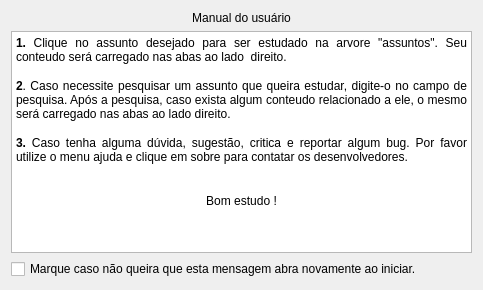
<?xml version="1.0" encoding="UTF-8"?>
<ui version="4.0">
 <class>Dialog</class>
 <widget class="QDialog" name="Dialog">
  <property name="minimumSize">
   <size>
    <width>483</width>
    <height>290</height>
   </size>
  </property>
  <property name="maximumSize">
   <size>
    <width>483</width>
    <height>290</height>
   </size>
  </property>
  <property name="windowTitle">
   <string>SATEC - Manual do usuário</string>
  </property>
  <property name="sizeGripEnabled">
   <bool>false</bool>
  </property>
  <property name="modal">
   <bool>false</bool>
  </property>
  <layout class="QGridLayout" name="gridLayout_2">
   <item row="0" column="0">
    <layout class="QGridLayout" name="gridLayout">
     <item row="0" column="0">
      <widget class="QLabel" name="label">
       <property name="text">
        <string>Manual do usuário</string>
       </property>
       <property name="alignment">
        <set>Qt::AlignCenter</set>
       </property>
      </widget>
     </item>
     <item row="1" column="0">
      <widget class="QTextBrowser" name="textBrowser">
       <property name="font">
        <font>
         <weight>75</weight>
         <italic>true</italic>
         <bold>true</bold>
        </font>
       </property>
       <property name="html">
        <string>&lt;!DOCTYPE HTML PUBLIC &quot;-//W3C//DTD HTML 4.0//EN&quot; &quot;http://www.w3.org/TR/REC-html40/strict.dtd&quot;&gt;
&lt;html&gt;&lt;head&gt;&lt;meta name=&quot;qrichtext&quot; content=&quot;1&quot; /&gt;&lt;style type=&quot;text/css&quot;&gt;
p, li { white-space: pre-wrap; }
&lt;/style&gt;&lt;/head&gt;&lt;body style=&quot; font-family:'Sans'; font-size:10pt; font-weight:600; font-style:italic;&quot;&gt;
&lt;p align=&quot;justify&quot; style=&quot; margin-top:0px; margin-bottom:0px; margin-left:0px; margin-right:0px; -qt-block-indent:0; text-indent:0px;&quot;&gt;&lt;span style=&quot; font-family:'Ubuntu'; font-size:9pt; font-style:normal;&quot;&gt;1.&lt;/span&gt;&lt;span style=&quot; font-family:'Ubuntu'; font-size:9pt; font-weight:400; font-style:normal;&quot;&gt; Clique no assunto desejado para ser estudado na arvore &amp;quot;assuntos&amp;quot;. Seu conteudo será carregado nas abas ao lado  direito.&lt;/span&gt;&lt;/p&gt;
&lt;p align=&quot;justify&quot; style=&quot; margin-top:0px; margin-bottom:0px; margin-left:0px; margin-right:0px; -qt-block-indent:0; text-indent:0px;&quot;&gt;&lt;span style=&quot; font-family:'Ubuntu'; font-size:9pt; font-weight:400; font-style:normal;&quot;&gt; &lt;br /&gt;&lt;/span&gt;&lt;span style=&quot; font-family:'Ubuntu'; font-size:9pt; font-style:normal;&quot;&gt;2&lt;/span&gt;&lt;span style=&quot; font-family:'Ubuntu'; font-size:9pt; font-weight:400; font-style:normal;&quot;&gt;. Caso necessite pesquisar um assunto que queira estudar, digite-o no campo de pesquisa. Após a pesquisa, caso exista algum conteudo relacionado a ele, o mesmo será carregado nas abas ao lado direito.&lt;/span&gt;&lt;/p&gt;
&lt;p align=&quot;justify&quot; style=&quot; margin-top:0px; margin-bottom:0px; margin-left:0px; margin-right:0px; -qt-block-indent:0; text-indent:0px;&quot;&gt;&lt;span style=&quot; font-family:'Ubuntu'; font-size:9pt; font-weight:400; font-style:normal;&quot;&gt;&lt;br /&gt;&lt;/span&gt;&lt;span style=&quot; font-family:'Ubuntu'; font-size:9pt; font-style:normal;&quot;&gt;3.&lt;/span&gt;&lt;span style=&quot; font-family:'Ubuntu'; font-size:9pt; font-weight:400; font-style:normal;&quot;&gt; Caso tenha alguma dúvida, sugestão, critica e reportar algum bug. Por favor utilize o menu ajuda e clique em sobre para contatar os desenvolvedores. &lt;/span&gt;&lt;/p&gt;
&lt;p align=&quot;center&quot; style=&quot; margin-top:0px; margin-bottom:0px; margin-left:0px; margin-right:0px; -qt-block-indent:0; text-indent:0px;&quot;&gt;&lt;span style=&quot; font-family:'Ubuntu'; font-size:9pt; font-weight:400; font-style:normal;&quot;&gt;&lt;br /&gt;&lt;br /&gt;Bom estudo !&lt;/span&gt;&lt;/p&gt;&lt;/body&gt;&lt;/html&gt;</string>
       </property>
      </widget>
     </item>
     <item row="2" column="0">
      <widget class="QCheckBox" name="checkBox">
       <property name="font">
        <font>
         <pointsize>9</pointsize>
         <weight>50</weight>
         <italic>false</italic>
         <bold>false</bold>
        </font>
       </property>
       <property name="text">
        <string>Marque caso não queira que esta mensagem abra novamente ao iniciar.</string>
       </property>
       <property name="tristate">
        <bool>false</bool>
       </property>
      </widget>
     </item>
    </layout>
   </item>
  </layout>
 </widget>
 <resources/>
 <connections/>
</ui>
